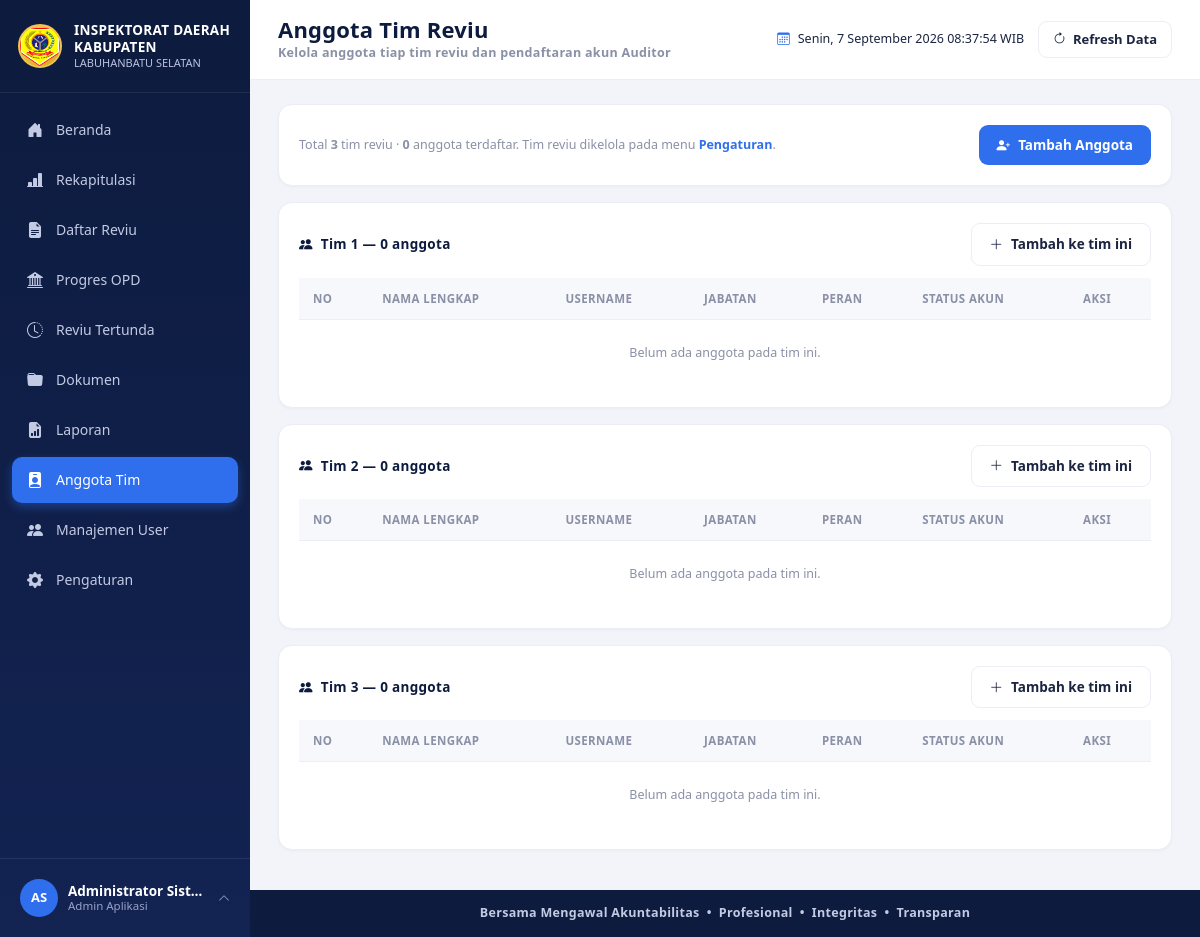
/anggota_tim.php (signed in), run on the app's committed database.
### tables this page shows
CREATE TABLE users (
  id INT AUTO_INCREMENT PRIMARY KEY,
  username VARCHAR(50) NOT NULL UNIQUE,
  password VARCHAR(255) NOT NULL,
  nama_lengkap VARCHAR(100) NOT NULL,
  jabatan VARCHAR(100) DEFAULT NULL,
  role_id INT NOT NULL,
  avatar VARCHAR(255) DEFAULT NULL,
  status ENUM('aktif','nonaktif') NOT NULL DEFAULT 'aktif',
  created_at TIMESTAMP DEFAULT CURRENT_TIMESTAMP,
  CONSTRAINT fk_users_role FOREIGN KEY (role_id) REFERENCES roles(id)
);

CREATE TABLE tim_reviu (
  id INT AUTO_INCREMENT PRIMARY KEY,
  nama_tim VARCHAR(50) NOT NULL
);

### includes/auth.php (called while the page is built, shortened)
<?php
require_once __DIR__ . '/../config/database.php';
function is_logged_in()
{
    return isset($_SESSION['user_id']);
}
function base_url($path = '')
{
    return ROOT_URL . $path;
}
function current_user_data()
{
    global $pdo;
    $stmt = $pdo->prepare("SELECT u.*, r.nama_role, r.slug AS role_slug
                            FROM users u JOIN roles r ON r.id = u.role_id
                            WHERE u.id = ? LIMIT 1");
    $stmt->execute([$_SESSION['user_id']]);
    $cached = $stmt->fetch();
    return $cached;
}

### includes/functions.php (called while the page is built, shortened)
<?php
function e($str)
{
    return htmlspecialchars((string) $str, ENT_QUOTES, 'UTF-8');
}
function avatar_url($avatar)
{
    return null;
}
function initials($name)
{
    $parts = preg_split('/\s+/', trim((string) $name));
    $initials = '';
    foreach (array_slice($parts, 0, 2) as $p) {
        if ($p !== '') {
            $initials .= strtoupper(substr($p, 0, 1));
        }
    }
    return $initials !== '' ? $initials : 'U';
}

### anggota_tim.php (the view, shortened to what this page needs)
<?php
require_once __DIR__ . '/includes/auth.php';
require_once __DIR__ . '/includes/functions.php';
$tim_list = $pdo->query("SELECT * FROM tim_reviu ORDER BY nama_tim ASC")->fetchAll();
$anggota = $pdo->query("SELECT ta.id, ta.tim_reviu_id, ta.peran, ta.created_at,
                               u.id AS user_id, u.nama_lengkap, u.username, u.jabatan, u.status
                        FROM tim_anggota ta
                        JOIN users u ON u.id = ta.user_id
                        ORDER BY (ta.peran = 'Ketua') DESC, u.nama_lengkap ASC")->fetchAll();
$anggota_by_tim = [];
include __DIR__ . '/includes/header.php';
?>
<div class="card-x mb-3">
  <div class="d-flex justify-content-between align-items-center flex-wrap gap-2">
    <div class="small-muted">
      Total <b><?= count($tim_list) ?></b> tim reviu &middot; <b><?= count($anggota) ?></b> anggota terdaftar.
      Tim reviu dikelola pada menu <a href="pengaturan.php?tab=tim_reviu" style="font-weight:700; color:var(--blue);">Pengaturan</a>.
    </div>
    <button type="button" class="btn-x btn-primary-x" onclick="openAddAnggota()"><i class="bi bi-person-plus-fill"></i> Tambah Anggota</button>
  </div>
</div>
<?php if (empty($tim_list)): ?>
  <div class="card-x"><div class="empty-state"><i class="bi bi-people"></i>Belum ada tim reviu. Tambahkan lebih dulu di menu Pengaturan &rarr; Tim Reviu.</div></div>
<?php else: foreach ($tim_list as $t): $rows = $anggota_by_tim[$t['id']] ?? []; ?>
<div class="card-x mb-3">
  <div class="d-flex justify-content-between align-items-center" style="margin-bottom:12px;">
    <div class="card-x-title mb-0"><i class="bi bi-people-fill"></i> <?= e($t['nama_tim']) ?> &mdash; <?= count($rows) ?> anggota</div>
    <button type="button" class="btn-x btn-outline-x" onclick="openAddAnggota(<?= (int)$t['id'] ?>)"><i class="bi bi-plus-lg"></i> Tambah ke tim ini</button>
  </div>
  <div style="overflow-x:auto;">
    <table class="table-x">
      <thead><tr><th>No</th><th>Nama Lengkap</th><th>Username</th><th>Jabatan</th><th>Peran</th><th>Status Akun</th><th>Aksi</th></tr></thead>
      <tbody>
        <?php if (empty($rows)): ?>
          <tr><td colspan="7" class="text-center py-4 small-muted">Belum ada anggota pada tim ini.</td></tr>
        <?php else: $no = 1; foreach ($rows as $a): ?>
        <tr>
          <td><?= $no++ ?></td>
          <td><b><?= e($a['nama_lengkap']) ?></b></td>
          <td><?= e($a['username']) ?></td>
          <td><?= e($a['jabatan'] ?: '-') ?></td>
          <td><span class="badge-x <?= $a['peran'] === 'Ketua' ? 'badge-proses' : 'badge-belummulai' ?>"><?= e($a['peran']) ?></span></td>
          <td><span class="badge-x <?= $a['status'] === 'aktif' ? 'badge-lengkap' : 'badge-belumlengkap' ?>"><?= $a['status'] === 'aktif' ? 'Aktif' : 'Nonaktif' ?></span></td>
          <td>
            <form method="POST" action="process/process_anggota.php" onsubmit="return confirm('Keluarkan anggota ini dari tim? Akun tetap ada di Manajemen User.');" style="display:inline;">
              <?= csrf_field() ?>
              <input type="hidden" name="form_action" value="remove">
              <input type="hidden" name="id" value="<?= (int)$a['id'] ?>">
              <button type="submit" class="btn-eye" style="background:var(--red-light); color:var(--red);" title="Keluarkan dari tim"><i class="bi bi-person-dash"></i></button>
            </form>
          </td>
        </tr>
        <?php endforeach; endif; ?>
      </tbody>
    </table>
  </div>
</div>
<?php endforeach; endif; ?>
<?php
include __DIR__ . '/includes/footer.php';
?>

### includes/sidebar.php (shortened to what this page needs)
<?php
$__user = current_user_data();
$__role = current_role();
$__current_page = basename($_SERVER['PHP_SELF']);
$menu_items = [
  ['label' => 'Beranda',         'icon' => 'bi-house-door-fill',            'link' => 'index.php',           'roles' => ['administrator', 'auditor', 'pimpinan']],
  ['label' => 'Rekapitulasi',    'icon' => 'bi-bar-chart-line-fill',        'link' => 'rekapitulasi.php',    'roles' => ['administrator', 'auditor', 'pimpinan']],
  ['label' => 'Daftar Reviu',    'icon' => 'bi-file-earmark-text-fill',     'link' => 'daftar_reviu.php',    'roles' => ['administrator', 'auditor']],
  ['label' => 'Progres OPD',     'icon' => 'bi-bank2',                      'link' => 'progres_opd.php',     'roles' => ['administrator', 'auditor']],
  ['label' => 'Reviu Tertunda',  'icon' => 'bi-clock-history',              'link' => 'reviu_tertunda.php',  'roles' => ['administrator', 'auditor']],
  ['label' => 'Dokumen',         'icon' => 'bi-folder-fill',                'link' => 'dokumen.php',         'roles' => ['administrator', 'auditor']],
  ['label' => 'Laporan',         'icon' => 'bi-file-earmark-bar-graph-fill', 'link' => 'laporan.php',        'roles' => ['administrator', 'auditor']],
  ['label' => 'Anggota Tim',     'icon' => 'bi-person-badge-fill',          'link' => 'anggota_tim.php',     'roles' => ['administrator']],
  ['label' => 'Manajemen User',  'icon' => 'bi-people-fill',                'link' => 'user_management.php', 'roles' => ['administrator']],
  ['label' => 'Pengaturan',      'icon' => 'bi-gear-fill',                  'link' => 'pengaturan.php',      'roles' => ['administrator', 'auditor']],
];
$__avatar = avatar_url($__user['avatar']);
?>
<aside class="sidebar" id="appSidebar">
    <div class="sidebar-brand">
        <img src="<?= e(base_url('assets/images/logo-kabupaten.png')) ?>" alt="Logo Kabupaten Labuhanbatu Selatan"
            class="logo-emblem" onerror="this.style.display='none'">
        <div class="brand-text">
            <div class="t1">INSPEKTORAT DAERAH</div>
            <div class="t1">KABUPATEN</div>
            <div class="t2">LABUHANBATU SELATAN</div>
        </div>
    </div>
    <nav class="sidebar-menu">
        <?php foreach ($menu_items as $item):
      $is_active = $__current_page === $item['link'];
    ?>
        <a href="<?= e(base_url($item['link'])) ?>" class="menu-item <?= $is_active ? 'active' : '' ?>">
            <i class="bi <?= e($item['icon']) ?>"></i>
            <span><?= e($item['label']) ?></span>
        </a>
        <?php endforeach; ?>
    </nav>
    <div class="sidebar-user">
        <div class="user-row" id="userRowToggle">
            <?php if ($__avatar): ?>
            <img src="<?= e($__avatar) ?>" class="avatar-sm" alt="avatar">
            <?php else: ?>
            <div class="avatar-sm"><?= e(initials($__user['nama_lengkap'])) ?></div>
            <?php endif; ?>
            <div class="user-info">
                <div class="u-name"><?= e($__user['nama_lengkap']) ?></div>
                <div class="u-role"><?= e($__user['jabatan'] ? $__user['jabatan'] : role_label($__role)) ?></div>
            </div>
            <i class="bi bi-chevron-up caret"></i>
        </div>
    </div>
</aside>

### assets/css/style.css (style rules this page uses)
:root { --navy:#0d1b3e; --navy-2:#132352; --navy-3:#1b2f66; --blue:#2f6fed; --blue-light:#eaf1ff; --green:#16a34a; --green-light:#e7f7ed; --amber:#f59e0b; --amber-light:#fef3e0; --red:#ef4444; --red-light:#fdeaea; --purple:#8b5cf6; --purple-light:#f1eafe; --gray-bg:#f2f4fa; --text-main:#1b2440; --text-muted:#8a90a6; --border-color:#eceef5; --radius:14px; }
* { box-sizing:border-box; }
body { background:var(--gray-bg); color:var(--text-main); font-family:'Segoe UI', -apple-system, BlinkMacSystemFont, Roboto, Arial, sans-serif; font-size:14.5px; }
a { text-decoration:none; }
.small-muted { color:var(--text-muted); font-size:12.5px; }
.sidebar { width:250px; min-width:250px; background:linear-gradient(180deg,var(--navy) 0%,var(--navy-2) 100%); color:#fff; display:flex; flex-direction:column; position:fixed; top:0; left:0; bottom:0; z-index:1000; }
.sidebar-brand { display:flex; align-items:center; gap:12px; padding:22px 18px; border-bottom:1px solid rgba(255,255,255,.08); }
.sidebar-brand .logo-emblem { width:44px; height:44px; border-radius:50%; background:radial-gradient(circle at 30% 30%, #ffd76a, #d4a017); display:flex; align-items:center; justify-content:center; font-weight:700; color:#3a2c00; font-size:15px; border:2px solid #f0c352; flex-shrink:0; }
.sidebar-brand .brand-text { line-height:1.25; }
.sidebar-brand .brand-text .t1 { font-weight:800; font-size:13.5px; letter-spacing:.3px; }
.sidebar-brand .brand-text .t2 { font-size:11px; color:#b9c2e0; }
.sidebar-menu { padding:14px 12px; flex:1; overflow-y:auto; }
.sidebar-menu .menu-item { display:flex; align-items:center; gap:12px; padding:11px 14px; margin-bottom:4px; border-radius:10px; color:#c3cae4; font-size:14px; font-weight:500; transition:background .15s ease, color .15s ease; }
.sidebar-menu .menu-item i { font-size:16px; width:18px; text-align:center; }
.sidebar-menu .menu-item.active { background:var(--blue); color:#fff; box-shadow:0 4px 10px rgba(47,111,237,.4); }
.sidebar-user { border-top:1px solid rgba(255,255,255,.08); padding:14px 14px; position:relative; }
.sidebar-user .user-row { display:flex; align-items:center; gap:10px; cursor:pointer; padding:6px; border-radius:10px; }
.sidebar-user .avatar-sm { width:38px; height:38px; border-radius:50%; object-fit:cover; background:var(--blue); color:#fff; display:flex; align-items:center; justify-content:center; font-weight:700; font-size:13px; flex-shrink:0; }
.sidebar-user .user-info { line-height:1.2; flex:1; min-width:0; }
.sidebar-user .user-info .u-name { font-size:13.5px; font-weight:700; color:#fff; white-space:nowrap; overflow:hidden; text-overflow:ellipsis; }
.sidebar-user .user-info .u-role { font-size:11.5px; color:#98a3c7; }
.sidebar-user .caret { color:#98a3c7; font-size:12px; }
.card-x { background:#fff; border-radius:var(--radius); border:1px solid var(--border-color); padding:20px; box-shadow:0 1px 3px rgba(20,30,70,.04); }
.card-x .card-x-title { font-size:13.5px; font-weight:800; color:var(--navy); letter-spacing:.3px; margin-bottom:16px; display:flex; align-items:center; gap:8px; }
.table-x { width:100%; border-collapse:separate; border-spacing:0; font-size:13px; }
.table-x thead th { background:#f7f8fc; color:var(--text-muted); font-size:11.5px; text-transform:uppercase; letter-spacing:.4px; font-weight:700; padding:12px 14px; text-align:left; border-bottom:1px solid var(--border-color); white-space:nowrap; }
.table-x tbody td { padding:13px 14px; border-bottom:1px solid var(--border-color); vertical-align:middle; }
.table-x tbody tr:last-child td { border-bottom:none; }
.btn-x { border:none; border-radius:9px; padding:10px 18px; font-size:13.5px; font-weight:700; display:inline-flex; align-items:center; gap:8px; cursor:pointer; }
.btn-primary-x { background:var(--blue); color:#fff; }
.btn-outline-x { background:#fff; border:1px solid var(--border-color); color:var(--text-main); }

### data on the page
users: nama_lengkap "AS", nama_lengkap "Administrator Sist…", jabatan "Admin Aplikasi"
tim_reviu: nama_tim "Tim 1", id "0"
tim_reviu: nama_tim "Tim 2", id "0"
tim_reviu: nama_tim "Tim 3", id "0"

### other printed values
$item['label'] "Beranda"
$item['label'] "Rekapitulasi"
$item['label'] "Daftar Reviu"
$item['label'] "Progres OPD"
$item['label'] "Reviu Tertunda"
$item['label'] "Dokumen"
$item['label'] "Laporan"
$item['label'] "Anggota Tim"
$item['label'] "Manajemen User"
$item['label'] "Pengaturan"
$page_title "Anggota Tim Reviu"
$page_subtitle "Kelola anggota tiap tim reviu dan pendaftaran akun Auditor"
count($tim_list) "3"
count($anggota) "0"
